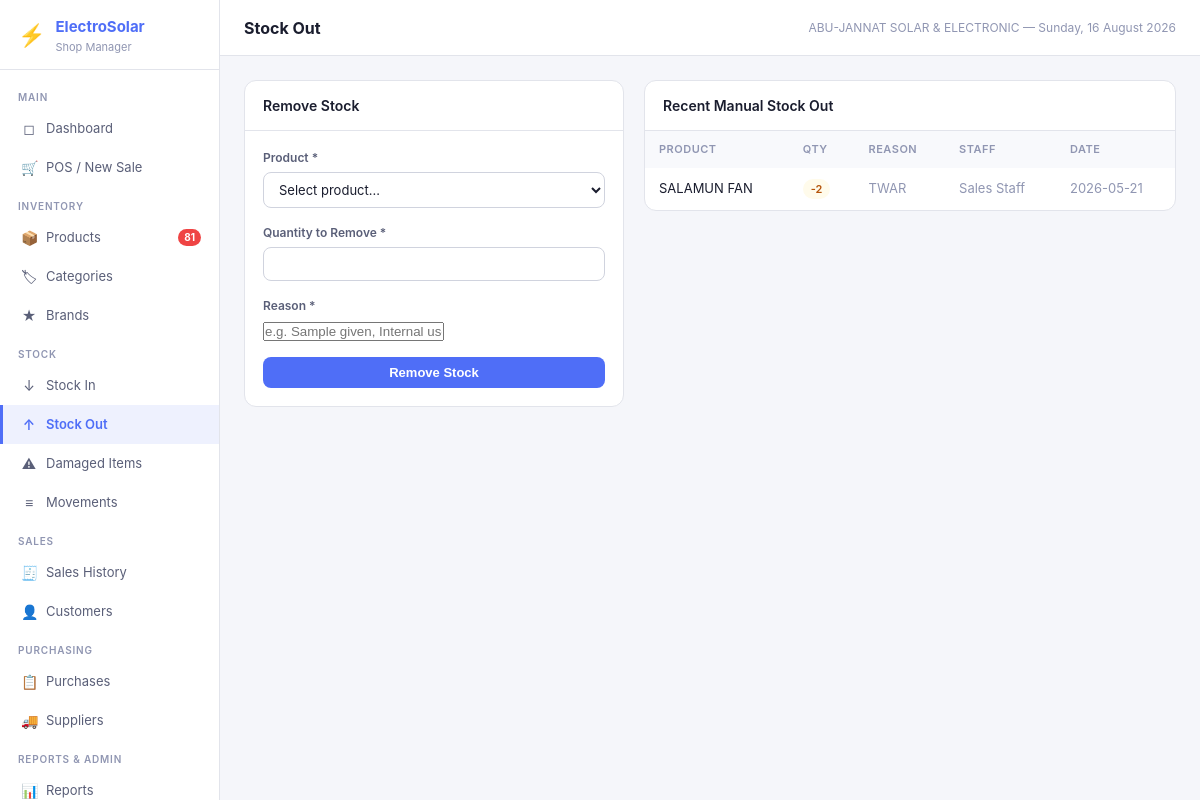
The page /stock/out (signed in) on the database its author committed.
### tables this page shows
CREATE TABLE settings (
            key TEXT PRIMARY KEY,
            value TEXT
        );

CREATE TABLE stock_movements (
            id INTEGER PRIMARY KEY AUTOINCREMENT,
            product_id INTEGER NOT NULL REFERENCES products(id),
            movement_type TEXT NOT NULL,
            quantity INTEGER NOT NULL,
            reason TEXT,
            reference_id INTEGER,
            reference_type TEXT,
            user_id INTEGER NOT NULL REFERENCES users(id),
            created_at TEXT NOT NULL DEFAULT (datetime('now'))
        );

CREATE TABLE products (
            id INTEGER PRIMARY KEY AUTOINCREMENT,
            name TEXT NOT NULL,
            sku TEXT UNIQUE NOT NULL,
            category_id INTEGER REFERENCES categories(id),
            brand_id INTEGER REFERENCES brands(id),
            model_number TEXT,
            wattage REAL,
            voltage REAL,
            amperage REAL,
            capacity TEXT,
            warranty TEXT,
            cost_price REAL NOT NULL DEFAULT 0,
            selling_price REAL NOT NULL DEFAULT 0,
            quantity INTEGER NOT NULL DEFAULT 0,
            reorder_level INTEGER NOT NULL DEFAULT 5,
            unit TEXT NOT NULL DEFAULT 'piece',
            description TEXT,
            is_active INTEGER NOT NULL DEFAULT 1,
            created_at TEXT NOT NULL DEFAULT (datetime('now')),
            updated_at TEXT NOT NULL DEFAULT (datetime('now'))
        , wholesale_price REAL NOT NULL DEFAULT 0);

CREATE TABLE users (
            id INTEGER PRIMARY KEY AUTOINCREMENT,
            username TEXT UNIQUE NOT NULL,
            password_hash TEXT NOT NULL,
            full_name TEXT NOT NULL,
            role TEXT NOT NULL DEFAULT 'staff',
            is_active INTEGER NOT NULL DEFAULT 1,
            created_at TEXT NOT NULL DEFAULT (datetime('now'))
        );

### app.py (the view, shortened to what this page needs)
@app.route('/stock/out', methods=['GET','POST'])
@login_required
def stock_out():
    prods = query("SELECT * FROM products WHERE is_active=1 ORDER BY name")
    history = query("""SELECT sm.*,p.name product_name,u.full_name user_name
        FROM stock_movements sm JOIN products p ON sm.product_id=p.id JOIN users u ON sm.user_id=u.id
        WHERE sm.movement_type='out' AND (sm.reference_type IS NULL OR sm.reference_type='manual')
        ORDER BY sm.created_at DESC LIMIT 30""")
    return render_template('stock_out.html', products=prods, history=history)

### app.py (called while the page is built)
def get_db():
    if 'db' not in g:
        g.db = sqlite3.connect(DB_PATH)
        g.db.row_factory = sqlite3.Row
        g.db.execute("PRAGMA foreign_keys = ON")
        g.db.execute("PRAGMA journal_mode = WAL")
    return g.db

def query(sql, args=(), one=False):
    cur = get_db().execute(sql, args)
    rv = cur.fetchall()
    return (rv[0] if rv else None) if one else rv

def login_required(f):
    @wraps(f)
    def decorated(*args, **kwargs):
        if 'user_id' not in session:
            return redirect(url_for('login'))
        return f(*args, **kwargs)
    return decorated

def current_user():
    return {'id': session.get('user_id'), 'username': session.get('username'),
            'full_name': session.get('full_name'), 'role': session.get('role')}

def get_settings():
    rows = query("SELECT key, value FROM settings")
    return {r['key']: r['value'] for r in rows}

@app.context_processor
def inject_globals():
    s = get_settings() if 'user_id' in session else {}
    low_stock = 0
    if 'user_id' in session:
        r = query("SELECT COUNT(*) as c FROM products WHERE is_active=1 AND quantity <= reorder_level", one=True)
        low_stock = r['c'] if r else 0
    return dict(settings=s, current_user=current_user(), low_stock_count=low_stock,
                now=datetime.now())

### templates/stock_out.html (shortened to what this page needs)
{% extends 'base.html' %}{% block title %}Stock Out{% endblock %}{% block page_title %}Stock Out{% endblock %}
{% block content %}
<div style="display:grid;grid-template-columns:380px 1fr;gap:20px;align-items:start;">
  <div class="card">
    <div class="card-header"><h3>Remove Stock</h3></div>
    <div class="card-body">
      <form method="POST">
        <div class="form-group"><label>Product *</label>
          <select name="product_id" required onchange="updateStock(this)">
            <option value="">Select product...</option>
          </select>
        </div>
        <div class="form-group"><label>Quantity to Remove *</label><input type="number" name="quantity" min="1" required></div>
        <div class="form-group"><label>Reason *</label><input name="reason" placeholder="e.g. Sample given, Internal use" required></div>
        <button type="submit" class="btn btn-primary" style="width:100%;justify-content:center;">Remove Stock</button>
      </form>
    </div>
  </div>
  <div class="card">
    <div class="card-header"><h3>Recent Manual Stock Out</h3></div>
    <div class="table-wrap"><table><thead><tr><th>Product</th><th>Qty</th><th>Reason</th><th>Staff</th><th>Date</th></tr></thead>
    <tbody>{% for m in history %}<tr>
      <td>{{ m.product_name }}</td><td><span class="badge badge-warning">-{{ m.quantity }}</span></td>
      <td class="text-muted">{{ m.reason }}</td><td class="text-muted">{{ m.user_name }}</td><td class="text-muted">{{ m.created_at[:10] }}</td>
    </tr>{% else %}<tr><td colspan="5" style="text-align:center;padding:24px;color:var(--text3);">No records yet</td></tr>{% endfor %}</tbody>
    </table></div>
  </div>
</div>
{% endblock %}

### templates/base.html (shortened to what this page needs)
<!DOCTYPE html>
<html lang="en">
<head>
<link rel="stylesheet" href="{{ url_for('static', filename='css/style.css') }}">
</head>
<body>
<div class="app-shell">
  <aside class="sidebar">
    <div class="sidebar-logo">
      <div class="logo-icon">⚡</div>
      <div>
        <h1>ElectroSolar</h1>
        <p>Shop Manager</p>
      </div>
    </div>
    <nav class="sidebar-nav">
      <div class="nav-section">Main</div>
      <a href="{{ url_for('dashboard') }}" class="nav-item {% if request.endpoint=='dashboard' %}active{% endif %}">
        <span class="nav-icon">◻</span> Dashboard
      </a>
      <a href="{{ url_for('pos') }}" class="nav-item {% if request.endpoint=='pos' %}active{% endif %}">
        <span class="nav-icon">🛒</span> POS / New Sale
      </a>
      <div class="nav-section">Inventory</div>
      <a href="{{ url_for('products') }}" class="nav-item {% if request.endpoint=='products' %}active{% endif %}">
        <span class="nav-icon">📦</span> Products
        {% if low_stock_count > 0 %}<span class="nav-badge">{{ low_stock_count }}</span>{% endif %}
      </a>
      <a href="{{ url_for('categories') }}" class="nav-item {% if request.endpoint=='categories' %}active{% endif %}">
        <span class="nav-icon">🏷</span> Categories
      </a>
      <a href="{{ url_for('brands') }}" class="nav-item {% if request.endpoint=='brands' %}active{% endif %}">
        <span class="nav-icon">★</span> Brands
      </a>
      <div class="nav-section">Stock</div>
      <a href="{{ url_for('stock_in') }}" class="nav-item {% if request.endpoint=='stock_in' %}active{% endif %}">
        <span class="nav-icon">↓</span> Stock In
      </a>
      <a href="{{ url_for('stock_out') }}" class="nav-item {% if request.endpoint=='stock_out' %}active{% endif %}">
        <span class="nav-icon">↑</span> Stock Out
      </a>
      <a href="{{ url_for('stock_damaged') }}" class="nav-item {% if request.endpoint=='stock_damaged' %}active{% endif %}">
        <span class="nav-icon">⚠</span> Damaged Items
      </a>
      <a href="{{ url_for('stock_movements') }}" class="nav-item {% if request.endpoint=='stock_movements' %}active{% endif %}">
        <span class="nav-icon">≡</span> Movements
      </a>
      <div class="nav-section">Sales</div>
      <a href="{{ url_for('sales') }}" class="nav-item {% if request.endpoint in ['sales','sale_detail'] %}active{% endif %}">
        <span class="nav-icon">🧾</span> Sales History
      </a>
      <a href="{{ url_for('customers') }}" class="nav-item {% if request.endpoint in ['customers','customer_history'] %}active{% endif %}">
        <span class="nav-icon">👤</span> Customers
      </a>
      <div class="nav-section">Purchasing</div>
      <a href="{{ url_for('purchases') }}" class="nav-item {% if request.endpoint in ['purchases','purchase_detail'] %}active{% endif %}">
        <span class="nav-icon">📋</span> Purchases
      </a>
      <a href="{{ url_for('suppliers') }}" class="nav-item {% if request.endpoint=='suppliers' %}active{% endif %}">
        <span class="nav-icon">🚚</span> Suppliers
      </a>
      <div class="nav-section">Reports & Admin</div>
      <a href="{{ url_for('reports') }}" class="nav-item {% if request.endpoint=='reports' %}active{% endif %}">
        <span class="nav-icon">📊</span> Reports
      </a>
    </nav>
  </aside>
  <div class="main-area">
    <header class="topbar">
      <h2>{% block page_title %}{% endblock %}</h2>
      <span class="topbar-meta">{{ settings.get('shop_name','ElectroSolar') }} — {{ now.strftime('%A, %d %B %Y') }}</span>
    </header>
    <main class="page-content">
      {% block content %}{% endblock %}
    </main>
  </div>
</div>
</body>
</html>

### rows shown on the page
settings: get "ABU-JANNAT SOLAR & ELECTRONIC"
stock_movements: product_name "SALAMUN FAN", quantity "2", reason "TWAR", user_name "Sales Staff", created_at "2026-05-21"

### other values the page prints
{{ low_stock_count }} "81"
